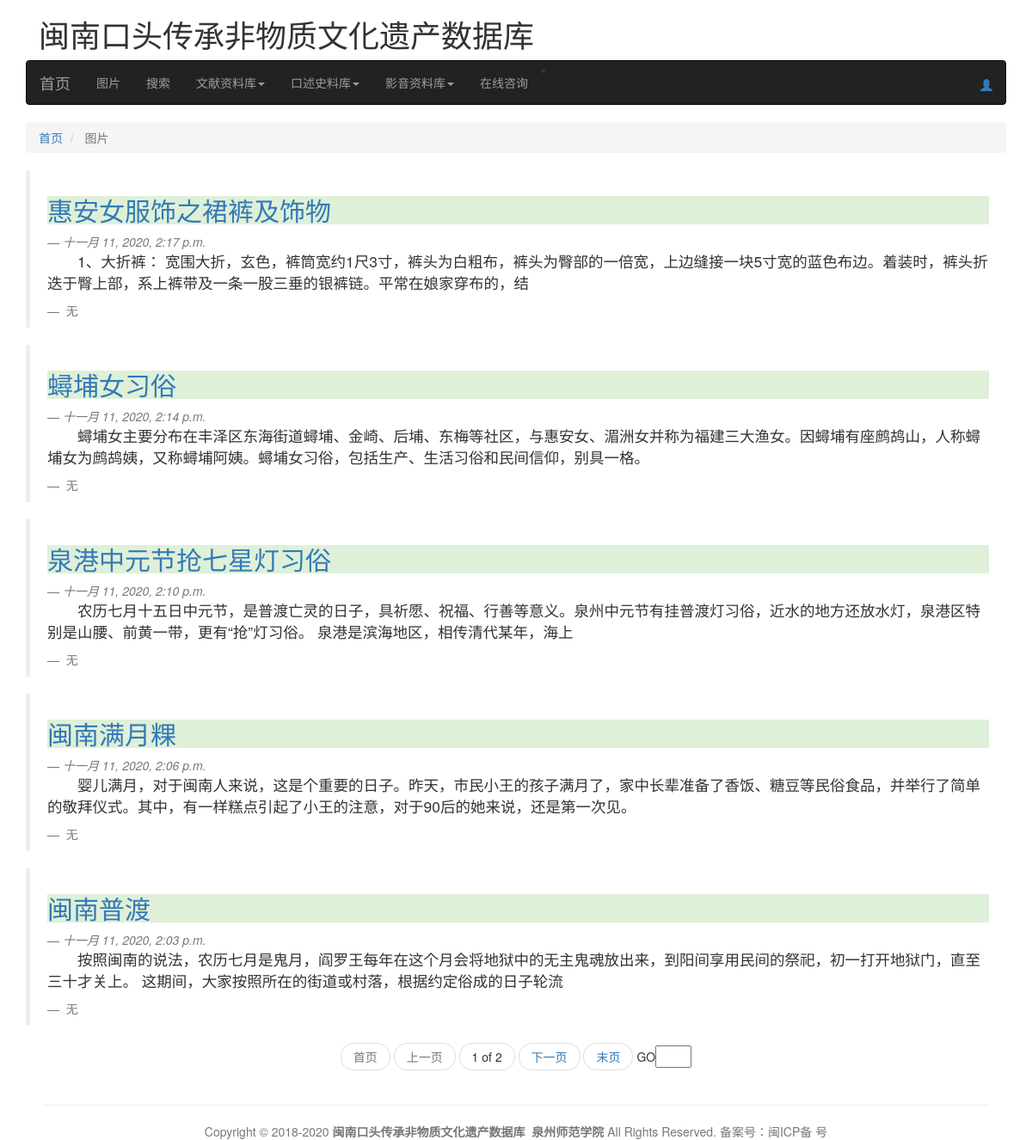
The app's page /news/page/, older data.
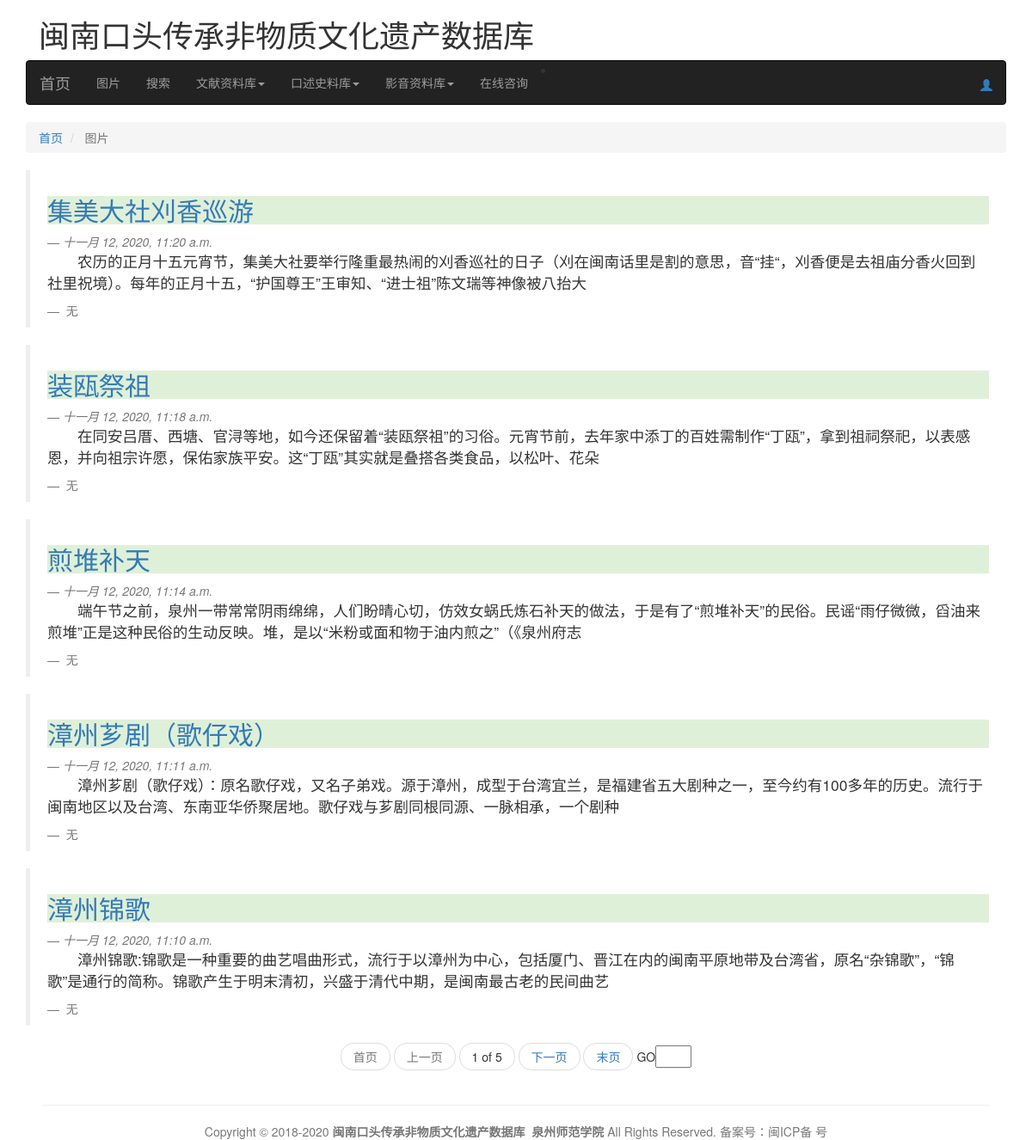
The same page, newer data.
### News/models.py (models this page shows, shortened)
class Information(models.Model):
    caption = models.CharField(max_length=100,verbose_name='标题')
    content = models.TextField(verbose_name='正文内容')
    author = models.CharField(max_length=100,verbose_name='作者（转载处）')
    updatetime = models.DateTimeField(auto_now=True,verbose_name='创建或刚更新时间')
    class Meta:
        verbose_name = "图片关联信息"
        verbose_name_plural = "图片关联信息"

### News/views.py (the view)
# urls.py: path('page/',news_top_list,name='news_top'),
def news_top_list(request):
    list = Information.objects.all().order_by("-updatetime")
    page = request.GET.get('page')
    paginator = Paginator(list, 5)
    try:
        cur_dissertation = paginator.page(page)
    except PageNotAnInteger:
        cur_dissertation = paginator.page(1)
    except EmptyPage:
        cur_dissertation = paginator.page(paginator.num_pages)
    return render(request,'news_top_list.html', {'cur_dissertation': cur_dissertation})

### template/news_top_list.html (shortened to what this page needs)
{% extends "base.html" %}
{% load staticfiles %}
{% block content %}
    <div class="container">
        <div class="row">
            <div class="col-md-12">
                <ul class="breadcrumb">
				    <li>
					    <a href="{% url 'index' %}">首页</a>
				    </li>
                    <li class="active">
					    图片
				    </li>
                </ul>
                {% for info_item in cur_dissertation %}
                    <blockquote>
				            <a href="{% url 'News:news_detail' info_item.id %}"><h2 class="bg-success">{{ info_item.caption }}</h2></a>
                            <small><cite>{{ info_item.updatetime }}</cite></small>
                            <p>{{ info_item.content|truncatechars:100|cut:'　'|cut:' ' }}</p>
                            <small> {{ info_item.author }}</small>
			            </blockquote>
                {% empty %}
                    <h3>暂无内容，敬请期待！</h3>
                {% endfor %}
                <div>
                <div>
                    <div class="">
                        {% block pagediv %}
                            <ul class="pager">
                                {% if cur_dissertation.number == 1 %}
                                    <li class="disabled">
                                        <span>首页</span>
                                    </li>
                                {% else %}
                                    <li>
                                        <a href="?page=1">首页</a>
                                    </li>
                                {% endif %}
                                {% if cur_dissertation.has_previous %}
                                    <li>
                                        <a href="?page={{ cur_dissertation.previous_page_number }}">上一页</a>
                                    </li>
                                {% else %}
                                    <li class="disabled">
                                        <span>上一页</span>
                                    </li>
                                {% endif %}
                                <li>
                                    <span>{{ cur_dissertation.number }}&nbspof&nbsp{{ cur_dissertation.paginator.num_pages }}</span>
                                </li>
                                {% if cur_dissertation.has_next %}
                                    <li>
                                        <a href="?page={{ cur_dissertation.next_page_number }}">下一页</a>
                                    </li>
                                {% else %}
                                    <li class="disabled">
                                        <span>下一页</span>
                                    </li>
                                {% endif %}
                                {% if cur_dissertation.number == cur_dissertation.paginator.num_pages %}
                                    <li class="disabled">
                                        <span>末页</span>
                                    </li>
                                {% else %}
                                    <li>
    	                                <a href="?page={{ cur_dissertation.paginator.num_pages }}">末页</a>
                                    </li>
                                {% endif %}
                                <li>
                                    GO<input type="text" size="2">
                                </li>
                            </ul>
                    {% endblock %}
                    </div>
                </div>
            </div>
            </div>
        </div>
    </div>
{% endblock %}

Row changes from the older to the newer data that the page shows:
no longer on this page (row unchanged): Information: caption "惠安女服饰之裙裤及饰物", updatetime "十一月 11, 2020, 2:17 p.m.", content "1、大折裤： 宽围大折，玄色，裤筒宽约1尺3寸，裤头为白粗布，裤头为臀部的一倍宽，上边缝接一块5寸宽的蓝色布边。着装时，裤头折迭于臀上部，系上裤带及一条一股三垂的银裤链。平常在娘家穿布的，结", author "无"
no longer on this page (row unchanged): Information: caption "蟳埔女习俗", updatetime "十一月 11, 2020, 2:14 p.m.", content "蟳埔女主要分布在丰泽区东海街道蟳埔、金崎、后埔、东梅等社区，与惠安女、湄洲女并称为福建三大渔女。因蟳埔有座鹧鸪山，人称蟳埔女为鹧鸪姨，又称蟳埔阿姨。蟳埔女习俗，包括生产、生活习俗和民间信仰，别具一格。", author "无"
no longer on this page (row unchanged): Information: caption "泉港中元节抢七星灯习俗", updatetime "十一月 11, 2020, 2:10 p.m.", content "农历七月十五日中元节，是普渡亡灵的日子，具祈愿、祝福、行善等意义。泉州中元节有挂普渡灯习俗，近水的地方还放水灯，泉港区特别是山腰、前黄一带，更有“抢”灯习俗。 泉港是滨海地区，相传清代某年，海上", author "无"
no longer on this page (row unchanged): Information: caption "闽南满月粿", updatetime "十一月 11, 2020, 2:06 p.m.", content "婴儿满月，对于闽南人来说，这是个重要的日子。昨天，市民小王的孩子满月了，家中长辈准备了香饭、糖豆等民俗食品，并举行了简单的敬拜仪式。其中，有一样糕点引起了小王的注意，对于90后的她来说，还是第一次见。", author "无"
no longer on this page (row unchanged): Information: caption "闽南普渡", updatetime "十一月 11, 2020, 2:03 p.m.", content "按照闽南的说法，农历七月是鬼月，阎罗王每年在这个月会将地狱中的无主鬼魂放出来，到阳间享用民间的祭祀，初一打开地狱门，直至三十才关上。 这期间，大家按照所在的街道或村落，根据约定俗成的日子轮流", author "无"
added Information: caption "集美大社刈香巡游", updatetime "十一月 12, 2020, 11:20 a.m.", content "农历的正月十五元宵节，集美大社要举行隆重最热闹的刈香巡社的日子（刈在闽南话里是割的意思，音“挂“，刈香便是去祖庙分香火回到社里祝境）。每年的正月十五，“护国尊王”王审知、“进士祖”陈文瑞等神像被八抬大", author "无"
added Information: caption "装瓯祭祖", updatetime "十一月 12, 2020, 11:18 a.m.", content "在同安吕厝、西塘、官浔等地，如今还保留着“装瓯祭祖”的习俗。元宵节前，去年家中添丁的百姓需制作“丁瓯”，拿到祖祠祭祀，以表感恩，并向祖宗许愿，保佑家族平安。这“丁瓯”其实就是叠搭各类食品，以松叶、花朵", author "无"
added Information: caption "煎堆补天", updatetime "十一月 12, 2020, 11:14 a.m.", content "端午节之前，泉州一带常常阴雨绵绵，人们盼晴心切，仿效女蜗氏炼石补天的做法，于是有了“煎堆补天”的民俗。民谣“雨仔微微，舀油来煎堆”正是这种民俗的生动反映。堆，是以“米粉或面和物于油内煎之”（《泉州府志", author "无"
added Information: caption "漳州芗剧（歌仔戏）", updatetime "十一月 12, 2020, 11:11 a.m.", content "漳州芗剧（歌仔戏）：原名歌仔戏，又名子弟戏。源于漳州，成型于台湾宜兰，是福建省五大剧种之一，至今约有100多年的历史。流行于闽南地区以及台湾、东南亚华侨聚居地。歌仔戏与芗剧同根同源、一脉相承，一个剧种", author "无"
added Information: caption "漳州锦歌", updatetime "十一月 12, 2020, 11:10 a.m.", content "漳州锦歌:锦歌是一种重要的曲艺唱曲形式，流行于以漳州为中心，包括厦门、晋江在内的闽南平原地带及台湾省，原名“杂锦歌”，“锦歌”是通行的简称。锦歌产生于明末清初，兴盛于清代中期，是闽南最古老的民间曲艺", author "无"
Text that changed along with them:
{{ cur_dissertation.paginator.num_pages }}: "2" → "5"
